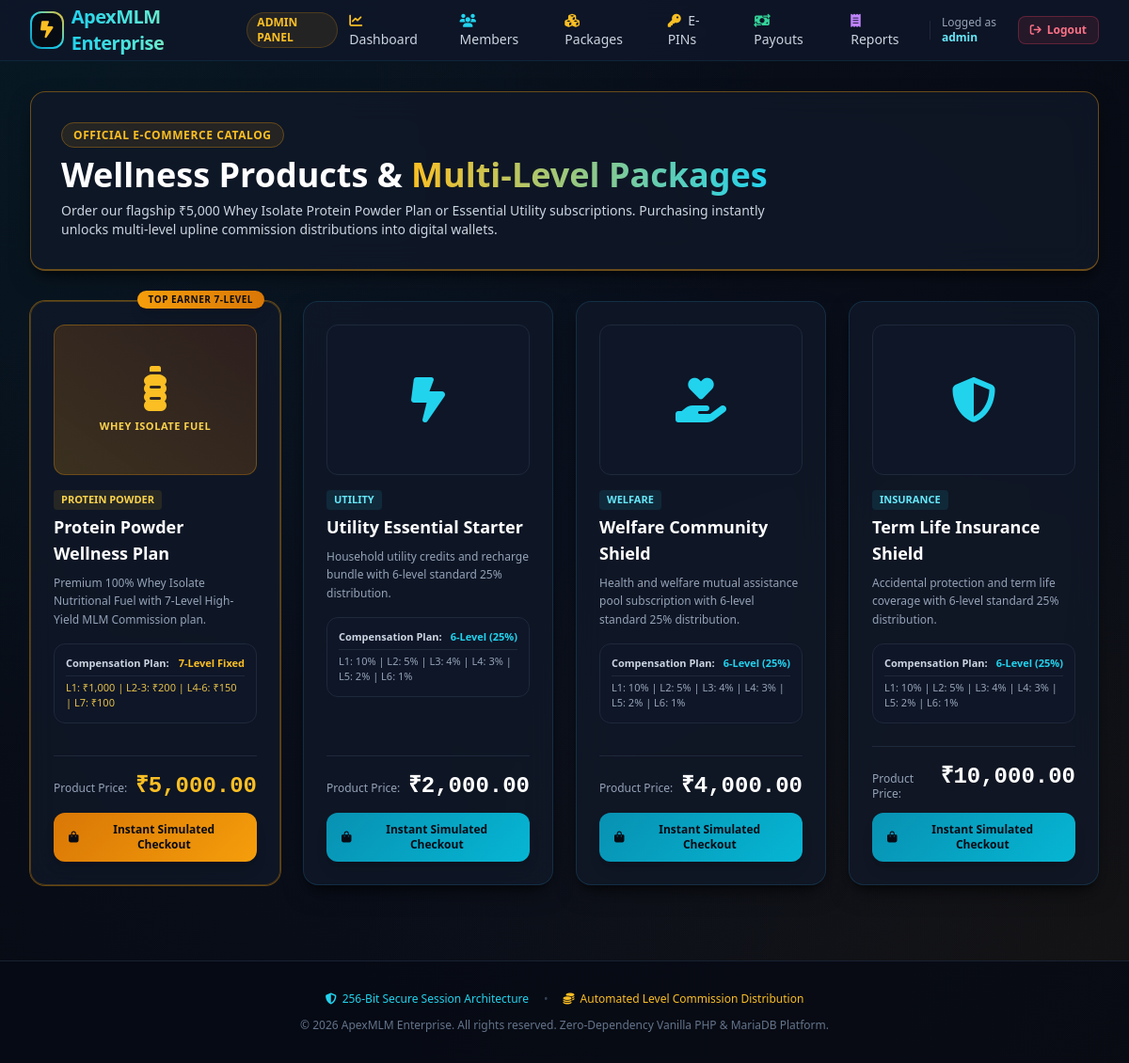
/member/store.php (signed in), run on the app's committed database.
### tables this page shows
CREATE TABLE IF NOT EXISTS users (
    id INT AUTO_INCREMENT PRIMARY KEY,
    username VARCHAR(50) NOT NULL UNIQUE,
    plain_password VARCHAR(255) NOT NULL,
    sponsor_id INT NULL,
    role ENUM('admin', 'member') NOT NULL DEFAULT 'member',
    full_name VARCHAR(100) NOT NULL,
    mobile VARCHAR(20) NULL,
    email VARCHAR(100) NOT NULL UNIQUE,
    address TEXT NULL,
    created_at TIMESTAMP DEFAULT CURRENT_TIMESTAMP,
    CONSTRAINT fk_users_sponsor FOREIGN KEY (sponsor_id) REFERENCES users(id) ON DELETE SET NULL
);

CREATE TABLE IF NOT EXISTS packages (
    id INT AUTO_INCREMENT PRIMARY KEY,
    package_name VARCHAR(100) NOT NULL,
    price DECIMAL(10, 2) NOT NULL,
    type ENUM('utility', 'welfare', 'insurance', 'protein_powder') NOT NULL,
    description TEXT NULL,
    is_active TINYINT(1) NOT NULL DEFAULT 1,
    created_at TIMESTAMP DEFAULT CURRENT_TIMESTAMP
);

### includes/auth.php (called while the page is built, shortened)
<?php
function getCurrentUser(): ?array {
    $pdo = getDBConnection();
    $stmt = $pdo->prepare('SELECT id, username, plain_password, sponsor_id, role, full_name, mobile, email, address, created_at FROM users WHERE id = :id LIMIT 1');
    $stmt->execute(['id' => $_SESSION['user_id']]);
    $user = $stmt->fetch();
    return $user ?: null;
}
function e($str): string {
    return htmlspecialchars((string)$str, ENT_QUOTES, 'UTF-8');
}

### member/store.php (the view, shortened to what this page needs)
<?php
require_once __DIR__ . '/../includes/auth.php';
$pdo = getDBConnection();
$pkgStmt = $pdo->query('SELECT * FROM packages WHERE is_active = 1 ORDER BY type = "protein_powder" DESC, price ASC');
$packages = $pkgStmt->fetchAll();
require_once __DIR__ . '/../includes/header.php';
?>
<div class="max-w-7xl mx-auto px-4 sm:px-6 lg:px-8 py-8 space-y-8">
    <div class="glass-panel rounded-2xl p-6 sm:p-8 relative overflow-hidden border-b-2 border-amber-500/40">
        <div class="max-w-3xl">
            <span class="px-3 py-1 rounded-full text-xs font-bold uppercase tracking-wider bg-amber-500/10 text-amber-400 border border-amber-500/30">
                Official E-Commerce Catalog
            </span>
            <h1 class="text-3xl sm:text-4xl font-extrabold text-white mt-3">
                Wellness Products & <span class="bg-gradient-to-r from-amber-400 to-cyan-400 bg-clip-text text-transparent">Multi-Level Packages</span>
            </h1>
            <p class="text-sm text-slate-300 mt-2">
                Order our flagship ₹5,000 Whey Isolate Protein Powder Plan or Essential Utility subscriptions.
                Purchasing instantly unlocks multi-level upline commission distributions into digital wallets.
            </p>
        </div>
    </div>
    <div class="grid grid-cols-1 md:grid-cols-2 lg:grid-cols-4 gap-6">
        <?php foreach ($packages as $pkg):
            $isProtein = ($pkg['type'] === 'protein_powder');
        ?>
            <div class="<?= $isProtein ? 'glass-panel-gold ring-1 ring-amber-500/40' : 'glass-panel' ?> rounded-2xl p-6 flex flex-col justify-between relative transition duration-300 hover:-translate-y-1">
                <?php if ($isProtein): ?>
                    <div class="absolute -top-3 right-4 px-3 py-0.5 rounded-full bg-gradient-to-r from-amber-500 to-amber-600 text-[10px] font-black uppercase tracking-wider text-slate-950 shadow-lg">
                        TOP EARNER 7-LEVEL
                    </div>
                <?php endif; ?>
                <div>
                    <div class="w-full h-40 rounded-xl mb-4 flex items-center justify-center <?= $isProtein ? 'bg-gradient-to-tr from-amber-500/20 to-amber-900/30 text-amber-400 border border-amber-500/30' : 'bg-slate-900/70 text-cyan-400 border border-slate-800' ?>">
                        <?php if ($isProtein): ?>
                            <div class="text-center">
                                <i class="fa-solid fa-bottle-water text-5xl mb-2"></i>
                                <div class="text-[11px] font-bold uppercase tracking-wider text-amber-300">Whey Isolate Fuel</div>
                            </div>
                        <?php elseif ($pkg['type'] === 'utility'): ?>
                            <i class="fa-solid fa-bolt-lightning text-5xl"></i>
                        <?php elseif ($pkg['type'] === 'welfare'): ?>
                            <i class="fa-solid fa-hand-holding-heart text-5xl"></i>
                        <?php else: ?>
                            <i class="fa-solid fa-shield-halved text-5xl"></i>
                        <?php endif; ?>
                    </div>
                    <div class="flex items-center justify-between mb-1">
                        <span class="text-[11px] font-bold uppercase px-2 py-0.5 rounded <?= $isProtein ? 'bg-amber-400/10 text-amber-300' : 'bg-cyan-400/10 text-cyan-300' ?>">
                            <?= e(str_replace('_', ' ', $pkg['type'])) ?>
                        </span>
                    </div>
                    <h3 class="text-lg font-bold text-white"><?= e($pkg['package_name']) ?></h3>
                    <p class="text-xs text-slate-400 mt-2 line-clamp-3 leading-relaxed">
                        <?= e($pkg['description']) ?>
                    </p>
                    <div class="mt-4 p-3 bg-slate-900/70 rounded-xl border border-slate-800 text-[11px] space-y-1">
                        <div class="font-semibold text-slate-300 flex items-center justify-between border-b border-slate-800 pb-1">
                            <span>Compensation Plan:</span>
                            <span class="<?= $isProtein ? 'text-amber-400' : 'text-cyan-400' ?>">
                                <?= $isProtein ? '7-Level Fixed' : '6-Level (25%)' ?>
                            </span>
                        </div>
                        <?php if ($isProtein): ?>
                            <div class="text-amber-300/90 font-medium">L1: ₹1,000 | L2-3: ₹200 | L4-6: ₹150 | L7: ₹100</div>
                        <?php else: ?>
                            <div class="text-slate-400">L1: 10% | L2: 5% | L3: 4% | L4: 3% | L5: 2% | L6: 1%</div>
                        <?php endif; ?>
                    </div>
                </div>
                <div class="mt-6 pt-4 border-t border-slate-800">
                    <div class="flex items-baseline justify-between mb-3">
                        <span class="text-xs text-slate-400">Product Price:</span>
                        <span class="text-2xl font-black font-mono <?= $isProtein ? 'text-amber-400' : 'text-white' ?>">
                            <?= APP_CURRENCY ?><?= number_format((float)$pkg['price'], 2) ?>
                        </span>
                    </div>
                    <button type="button"
                            onclick="executeCheckout(<?= (int)$pkg['id'] ?>, '<?= e(addslashes($pkg['package_name'])) ?>', <?= (float)$pkg['price'] ?>)"
                            class="w-full py-2.5 px-4 rounded-xl font-bold text-slate-950 <?= $isProtein ? 'glow-gold-btn' : 'glow-cyan-btn' ?> text-xs flex items-center justify-center gap-2 shadow-lg">
                        <i class="fa-solid fa-bag-shopping"></i> Instant Simulated Checkout
                    </button>
                </div>
            </div>
        <?php endforeach; ?>
    </div>
</div>
<?php require_once __DIR__ . '/../includes/footer.php'; ?>

### includes/header.php (shortened to what this page needs)
<?php
require_once __DIR__ . '/auth.php';
$currentUser = getCurrentUser();
?>
<!DOCTYPE html>
<html lang="en" class="dark">
<head>
    <script src="https://cdn.tailwindcss.com"></script>
    <link rel="stylesheet" href="https://cdnjs.cloudflare.com/ajax/libs/font-awesome/6.5.1/css/all.min.css">
    <link rel="stylesheet" href="/assets/css/custom.css">
</head>
<body class="bg-slate-950 text-slate-100 min-h-screen flex flex-col font-sans antialiased selection:bg-cyan-500 selection:text-white">
<header class="border-b border-cyan-900/30 bg-slate-900/80 backdrop-blur-md sticky top-0 z-50">
    <div class="max-w-7xl mx-auto px-4 sm:px-6 lg:px-8 h-16 flex items-center justify-between">
        <div class="flex items-center space-x-3">
            <a href="/" class="flex items-center space-x-2 group">
                <div class="w-10 h-10 rounded-xl bg-gradient-to-tr from-cyan-600 via-cyan-400 to-amber-400 p-[2px] transition duration-300 group-hover:scale-105">
                    <div class="w-full h-full bg-slate-950 rounded-[10px] flex items-center justify-center">
                        <i class="fa-solid fa-bolt-lightning text-amber-400 text-lg"></i>
                    </div>
                </div>
                <span class="text-xl font-bold tracking-tight bg-gradient-to-r from-cyan-400 via-teal-300 to-amber-400 bg-clip-text text-transparent">
                </span>
            </a>
            <?php if ($currentUser && $currentUser['role'] === 'admin'): ?>
                <span class="ml-2 px-2.5 py-0.5 text-xs font-semibold rounded-full bg-amber-500/10 text-amber-400 border border-amber-500/20">ADMIN PANEL</span>
            <?php elseif ($currentUser): ?>
                <span class="ml-2 px-2.5 py-0.5 text-xs font-semibold rounded-full bg-cyan-500/10 text-cyan-400 border border-cyan-500/20">MEMBER HUB</span>
            <?php endif; ?>
        </div>
        <nav class="flex items-center space-x-1 sm:space-x-3">
            <?php if ($currentUser): ?>
                <?php if ($currentUser['role'] === 'admin'): ?>
                    <a href="/admin/dashboard.php" class="px-3 py-2 text-sm font-medium text-slate-300 hover:text-amber-400 rounded-lg hover:bg-slate-800/60 transition"><i class="fa-solid fa-chart-line mr-1 text-amber-400"></i> Dashboard</a>
                    <a href="/admin/users.php" class="px-3 py-2 text-sm font-medium text-slate-300 hover:text-cyan-400 rounded-lg hover:bg-slate-800/60 transition"><i class="fa-solid fa-users mr-1 text-cyan-400"></i> Members</a>
                    <a href="/admin/packages.php" class="px-3 py-2 text-sm font-medium text-slate-300 hover:text-amber-400 rounded-lg hover:bg-slate-800/60 transition"><i class="fa-solid fa-cubes mr-1 text-amber-400"></i> Packages</a>
                    <a href="/admin/pins.php" class="px-3 py-2 text-sm font-medium text-slate-300 hover:text-amber-400 rounded-lg hover:bg-slate-800/60 transition"><i class="fa-solid fa-key mr-1 text-amber-400"></i> E-PINs</a>
                    <a href="/admin/payouts.php" class="px-3 py-2 text-sm font-medium text-slate-300 hover:text-emerald-400 rounded-lg hover:bg-slate-800/60 transition"><i class="fa-solid fa-money-bill-transfer mr-1 text-emerald-400"></i> Payouts</a>
                    <a href="/admin/reports.php" class="px-3 py-2 text-sm font-medium text-slate-300 hover:text-purple-400 rounded-lg hover:bg-slate-800/60 transition"><i class="fa-solid fa-receipt mr-1 text-purple-400"></i> Reports</a>
                <?php endif; ?>
                <div class="flex items-center space-x-2">
                    <span class="text-xs text-slate-400 hidden md:inline">Logged as <span class="text-cyan-300 font-semibold"><?= e($currentUser['username']) ?></span></span>
                    <a href="/logout.php" class="px-3 py-1.5 text-xs font-semibold text-rose-400 bg-rose-500/10 hover:bg-rose-500/20 border border-rose-500/30 rounded-lg transition flex items-center">
                        <i class="fa-solid fa-arrow-right-from-bracket mr-1.5"></i> Logout
                    </a>
                </div>
            <?php endif; ?>
        </nav>
    </div>
</header>
<main class="flex-grow">

### assets/css/custom.css (style rules this page uses)
:root { --bg-deep-slate: #0a0f1d; --card-glass: rgba(16, 24, 40, 0.75); --card-border: rgba(56, 189, 248, 0.15); --card-border-gold: rgba(245, 158, 11, 0.25); --accent-cyan: #06b6d4; --accent-gold: #f59e0b; --glow-cyan: rgba(6, 182, 212, 0.25); --glow-gold: rgba(245, 158, 11, 0.25); }
body { background-color: var(--bg-deep-slate); background-image: radial-gradient(at 0% 0%, rgba(6, 182, 212, 0.08) 0px, transparent 50%), radial-gradient(at 100% 100%, rgba(245, 158, 11, 0.06) 0px, transparent 50%), radial-gradient(at 50% 50%, rgba(15, 23, 42, 0.5) 0px, transparent 100%); background-attachment: fixed; color: #e2e8f0; min-height: 100vh; }
.glass-panel { background: var(--card-glass); backdrop-filter: blur(16px); -webkit-backdrop-filter: blur(16px); border: 1px solid var(--card-border); box-shadow: 0 10px 25px -5px rgba(0, 0, 0, 0.5), 0 8px 10px -6px rgba(0, 0, 0, 0.5); }
.glass-panel-gold { background: var(--card-glass); backdrop-filter: blur(16px); -webkit-backdrop-filter: blur(16px); border: 1px solid var(--card-border-gold); box-shadow: 0 10px 25px -5px rgba(245, 158, 11, 0.1); }
.glow-cyan-btn { background: linear-gradient(135deg, #0891b2 0%, #06b6d4 100%); box-shadow: 0 0 15px var(--glow-cyan); transition: all 0.2s ease-in-out; }
.glow-gold-btn { background: linear-gradient(135deg, #d97706 0%, #f59e0b 100%); box-shadow: 0 0 15px var(--glow-gold); transition: all 0.2s ease-in-out; }

### data on the page
users: username "admin"
packages: shows "TOP EARNER 7-LEVEL", shows "WHEY ISOLATE FUEL", type "PROTEIN POWDER", package_name "Protein Powder Wellness Plan", description "Premium 100% Whey Isolate Nutritional Fuel with 7-Level High-Yield MLM Commission plan.", shows "7-Level Fixed", shows "L1: ₹1,000 | L2-3: ₹200 | L4-6: ₹150 | L7: ₹100", price "5,000.00"
packages: type "UTILITY", package_name "Utility Essential Starter", description "Household utility credits and recharge bundle with 6-level standard 25% distribution.", shows "6-Level (25%)", shows "L1: 10% | L2: 5% | L3: 4% | L4: 3% | L5: 2% | L6: 1%", price "2,000.00"
packages: type "WELFARE", package_name "Welfare Community Shield", description "Health and welfare mutual assistance pool subscription with 6-level standard 25% distribution.", shows "6-Level (25%)", shows "L1: 10% | L2: 5% | L3: 4% | L4: 3% | L5: 2% | L6: 1%", price "4,000.00"
packages: type "INSURANCE", package_name "Term Life Insurance Shield", description "Accidental protection and term life coverage with 6-level standard 25% distribution.", shows "6-Level (25%)", shows "L1: 10% | L2: 5% | L3: 4% | L4: 3% | L5: 2% | L6: 1%", price "10,000.00"

### other printed values
APP_NAME "ApexMLM Enterprise"
